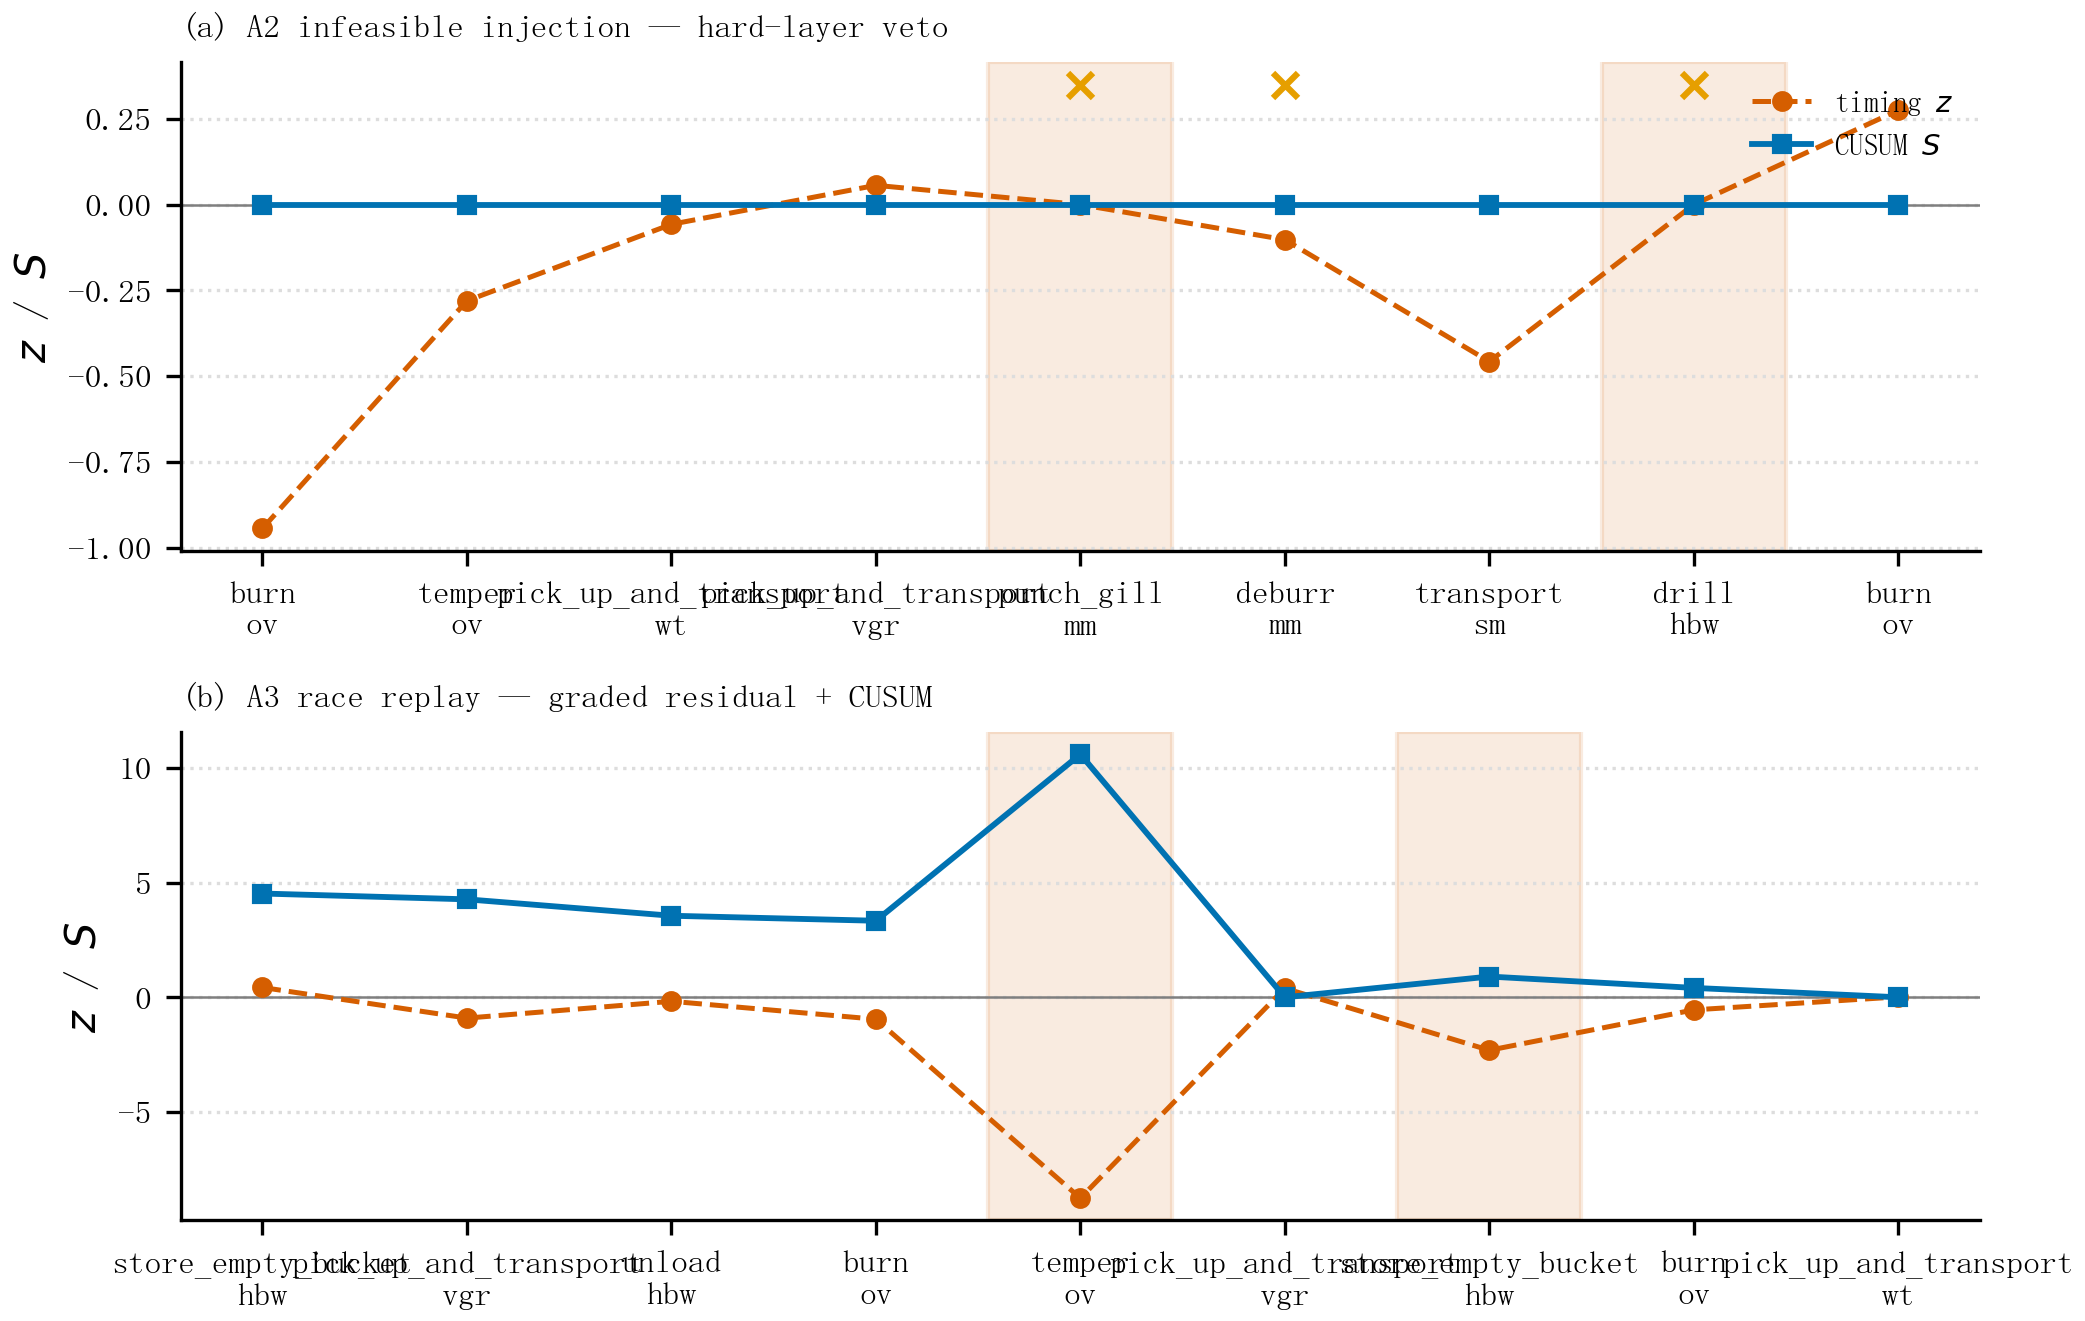

Write Python code to recreate this figure.
# -*- coding: utf-8 -*-
"""Walkthrough: A2 hard veto vs A3 graded timing + CUSUM."""
from __future__ import print_function, division

import json
import os
import sys

import matplotlib.pyplot as plt

HERE = os.path.dirname(os.path.abspath(__file__))
sys.path.insert(0, HERE)

from _style import (  # noqa: E402
    FP, FP_SM, FP_TINY, C_OURS, C_HARD, C_TIME, C_LAB, C_LINE,
    apply_style, save, set_cjk,
)

ARCHIVE = os.path.abspath(os.path.join(
    HERE, "..", "..", "slid", "output", "alarm_walkthrough.json"))


def _short(op):
    return op.rsplit("/", 1)[-1] if op else ""


def _panel(ax, rows, title, labels):
    n = len(rows)
    x = list(range(n))
    inj = [i for i, r in enumerate(rows) if r["injected"]]
    hard = [i for i, r in enumerate(rows) if r["hard"]]
    zs = [r["z"] if r["z"] is not None else 0.0 for r in rows]
    Ss = [r["S"] for r in rows]

    ax.axhline(0.0, color=C_LAB, linewidth=0.6)
    ax.plot(x, zs, "o--", color=C_TIME, linewidth=1.2, markersize=4,
            label=labels["z"])
    ax.plot(x, Ss, "s-", color=C_OURS, linewidth=1.4, markersize=4,
            label=labels["S"])
    for i in inj:
        ax.axvspan(i - 0.45, i + 0.45, color=C_TIME, alpha=0.12, zorder=0)
    for i in hard:
        ax.scatter([i], [max(zs[i], Ss[i]) + 0.35], marker="x", s=36,
                   color=C_HARD, zorder=5, label=labels["hard"] if i == hard[0] else None)
    ax.set_xticks(x)
    ax.set_xticklabels(
        ["%s\n%s" % (_short(r["op"]), r["device"].split("_")[0]) for r in rows],
        fontproperties=FP_TINY)
    ax.set_title(title, fontproperties=FP_SM, loc="left")
    ax.yaxis.grid(True, linestyle=":", color="#DDDDDD")
    ax.set_axisbelow(True)
    set_cjk(ax, ylabel=labels["ylabel"])


def draw(blob, titles, labels, out_name):
    apply_style()
    fig, axes = plt.subplots(2, 1, figsize=(7.2, 4.6), sharey=False)
    _panel(axes[0], blob["A2"], titles["A2"], labels)
    _panel(axes[1], blob["A3"], titles["A3"], labels)
    handles, labs = axes[1].get_legend_handles_labels()
    # unique labels
    seen, H, L = set(), [], []
    for h, lab in zip(handles, labs):
        if lab in seen:
            continue
        seen.add(lab)
        H.append(h)
        L.append(lab)
    axes[0].legend(H, L, prop=FP_TINY, loc="upper right", frameon=False)
    fig.tight_layout()
    save(fig, out_name)


def main():
    with open(ARCHIVE, encoding="utf-8") as f:
        blob = json.load(f)
    draw(blob, {
        "A2": "(a) A2 infeasible injection — hard-layer veto",
        "A3": "(b) A3 race replay — graded residual + CUSUM",
    }, {
        "z": r"timing $z$",
        "S": r"CUSUM $S$",
        "hard": "hard veto",
        "ylabel": r"$z$ / $S$",
    }, "fig_alarm")


if __name__ == "__main__":
    main()
